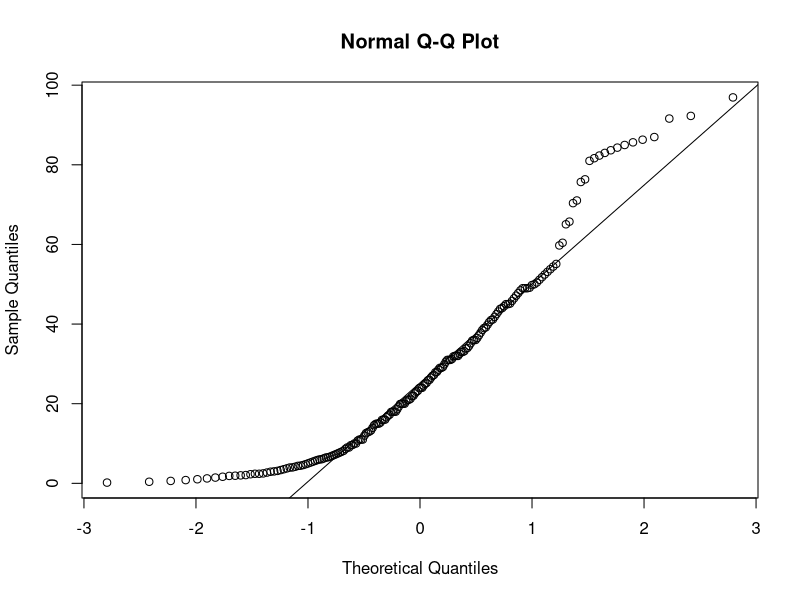

Source code (R): (Note: this script raises an error after producing the figure.)
## ---- chunk 1
library(ggplot2)
library(ggpubr)
library(rstatix)
# "#ffbd67","#ffbd67","#537b7f","#537b7f","#f6dbb8","#f6dbb8","#94d8e0","#94d8e0"
coloring = c("#ffbd67","#ffbd67","#f6dbb8","#f6dbb8","#94d8e0","#94d8e0","#537b7f","#537b7f")
fontsize = 14
dodge = .75
## ---- chunk 2
df=read.csv('csv/ssq.csv', sep=",")

result<-shapiro.test(df$value)

print(paste("Test Statistic (W):", result$statistic, "p=", result$p.value))
print(if (result$p.value > 0.05) "The data follows a normal distribution." else "The data does not follow a normal distribution.")

qqnorm(df$value)
qqline(df$value)
## ---- chunk 3
# create the data frame
df=read.csv('csv/ssq.csv', sep=",")

custom_order <- c("NS-pre", "NS-post", "SS-pre", "SS-post", "MS-pre", "MS-post", "AS-pre", "AS-post")

df_grouped <- df %>%
  group_by(questions) %>%
  summarize(
    Q1 = quantile(value, 0.25),
    Q3 = quantile(value, 0.75),
    Median = median(value),
    ci_lower = t.test(value)$conf.int[1],
    ci_upper = t.test(value)$conf.int[2]
  )

df_grouped$questions <- factor(df_grouped$questions, levels = custom_order)

df_ns <- df_grouped %>%
  filter(questions %in% c("NS-pre", "NS-post"))
df_ms <- df_grouped %>%
  filter(questions %in% c("MS-pre", "MS-post"))
df_gs <- df_grouped %>%
  filter(questions %in% c("SS-pre", "SS-post"))
df_as <- df_grouped %>%
  filter(questions %in% c("AS-pre", "AS-post"))

p <- ggplot(df_grouped, aes(x = questions, y = Median, color = questions)) +
  # geom_segment(
  #   aes(x = questions, xend = questions, y = Q1, yend = Q3), color = "#000000", size = 6
  # ) +
  geom_errorbar(aes(ymin = ci_lower, ymax = ci_upper), width = 0.2, size = 1) +
  geom_point(size = 3) +
  geom_segment(
    data = df_ns, 
    aes(x = "NS-pre", y = Median[questions == "NS-pre"], xend = "NS-post", yend = Median[questions == "NS-post"]), 
    color = coloring[1]
  ) +
  geom_segment(
    data = df_ms, 
    aes(x = "MS-pre", y = Median[questions == "MS-pre"], xend = "MS-post", yend = Median[questions == "MS-post"]), 
    color = coloring[5]
  ) +
  geom_segment(
    data = df_gs, 
    aes(x = "SS-pre", y = Median[questions == "SS-pre"], xend = "SS-post", yend = Median[questions == "SS-post"]), 
    color = coloring[3]
  ) +
  geom_segment(
    data = df_as, 
    aes(x = "AS-pre", y = Median[questions == "AS-pre"], xend = "AS-post", yend = Median[questions == "AS-post"]), 
    color = coloring[7]
  ) +
  labs(x = NULL, y = NULL) + 
  theme_bw() + 
  scale_color_manual(values = coloring) + 
  scale_x_discrete(limits = custom_order)

# view the plot
p + theme(
    axis.line = element_blank(),
    axis.title.x=element_blank(),
    axis.title.y=element_blank(),
    axis.text.x = element_text(color="black", size=fontsize),
    axis.text.y = element_text(color="black", size=fontsize),
    text = element_text(size=fontsize),
    strip.background = element_blank(),
    plot.background = element_blank(),
    plot.margin = unit(c(0.005, .025, 0, 0), "null"),
    panel.border = element_blank(),
    panel.spacing = unit(c(0, 0, 0, 0), "null"),
    legend.position = "none"
    # legend.position="bottom",
    # legend.direction = "horizontal",
    # legend.justification = c("center", "top"),
    # legend.title=element_blank(),
    # legend.text=element_text(size=fontsize),
    # legend.box.just = "right",
    # legend.box.background = element_blank()
  )

# saving the final figure
ggsave("out/ssq.pdf", width = 9, height = 3, dpi = 1000)
## ---- chunk 4
df=read.csv('csv/ssq.csv', sep=",")
custom_order <- c("NS-pre", "NS-post", "SS-pre", "SS-post", "MS-pre", "MS-post", "AS-pre", "AS-post")
df$questions <- factor(df$questions, levels = custom_order)

medians <- aggregate(value ~ questions, data = df, FUN = median)
ns_pre_median <- medians$value[medians$questions == "NS-pre"]
ns_post_median <- medians$value[medians$questions == "NS-post"]
ms_pre_median <- medians$value[medians$questions == "MS-pre"]
ms_post_median <- medians$value[medians$questions == "MS-post"]
as_pre_median <- medians$value[medians$questions == "AS-pre"]
as_post_median <- medians$value[medians$questions == "AS-post"]
gs_pre_median <- medians$value[medians$questions == "SS-pre"]
gs_post_median <- medians$value[medians$questions == "SS-post"]

ggplot(data = df, mapping = aes(x = questions, y = value, fill = questions)) +
  geom_boxplot(aes(color = questions), width = 0.5, outlier.alpha = 0, show.legend = F) +
  stat_summary(fun = mean, geom = "point", shape = 3, size = 3, color = "black") +
  stat_summary(fun = median, geom = "point", shape = 4, size = 3, color = "black") +
  stat_summary(fun.data = mean_cl_normal, geom = "errorbar", width = 0.2, size = 1) + 
  geom_segment(aes(x = "NS-pre", y = ns_pre_median, xend = "NS-post", yend = ns_post_median), color = "black", size = .25, linetype = "solid") +
  geom_segment(aes(x = "MS-pre", y = ms_pre_median, xend = "MS-post", yend = ms_post_median), color = "black", size = .25, linetype = "solid") +
  geom_segment(aes(x = "AS-pre", y = as_pre_median, xend = "AS-post", yend = as_post_median), color = "black", size = .25, linetype = "solid") +
  geom_segment(aes(x = "SS-pre", y = gs_pre_median, xend = "SS-post", yend = gs_post_median), color = "black", size = .25, linetype = "solid") +
  stat_compare_means(aes(group = questions, label = paste0("p = ", ..p.signif..)), 
                       method = "t.test", paired = T, hide.ns = T, method.args = list(p.adjust.method = "bonferroni"),
                       comparisons = list(c("NS-pre", "NS-post"),
                                          # c("MS-pre", "MS-post"),
                                          # c("SS-pre", "SS-post"),
                                          c("AS-pre", "AS-post"))) +
  labs(x = NULL, y = NULL) + 
  theme_bw() + 
  scale_fill_manual(name= "questions", values = coloring) +
  scale_color_manual(name = "questions", values = coloring) + 
  theme(
    axis.line = element_blank(),
    axis.title.x=element_blank(),
    axis.title.y=element_blank(),
    axis.text.x = element_text(color="black", size=fontsize),
    axis.text.y = element_text(color="black", size=fontsize),
    text = element_text(size=fontsize),
    strip.background = element_blank(),
    plot.background = element_blank(),
    plot.margin = unit(c(0.005, .025, 0, 0), "null"),
    panel.border = element_blank(),
    panel.spacing = unit(c(0, 0, 0, 0), "null"),
    panel.grid.major.x = element_blank(),
    legend.position = "none"
  )

# saving the final figure
ggsave("out/ssq.pdf", width = 8, height = 4, dpi = 1000)
